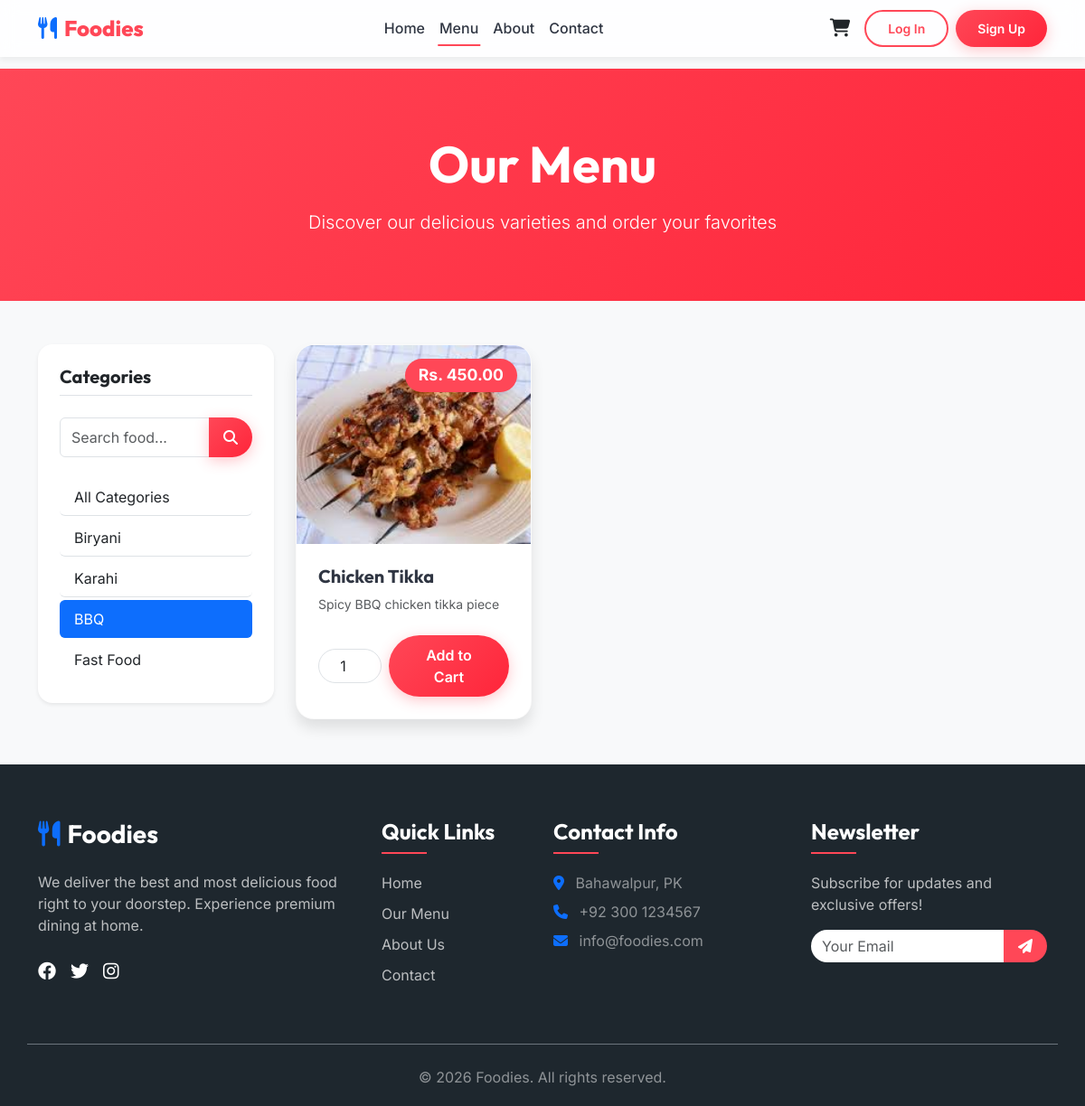
The page /menu.php?category=3 on the database its author committed.
### tables this page shows
CREATE TABLE IF NOT EXISTS categories (
    id INT AUTO_INCREMENT PRIMARY KEY,
    title VARCHAR(100) NOT NULL,
    image_name VARCHAR(255) NOT NULL,
    active ENUM('Yes', 'No') DEFAULT 'Yes'
);

CREATE TABLE IF NOT EXISTS foods (
    id INT AUTO_INCREMENT PRIMARY KEY,
    title VARCHAR(100) NOT NULL,
    description TEXT NOT NULL,
    price DECIMAL(10,2) NOT NULL,
    image_name VARCHAR(255) NOT NULL,
    category_id INT NOT NULL,
    active ENUM('Yes', 'No') DEFAULT 'Yes',
    FOREIGN KEY (category_id) REFERENCES categories(id) ON DELETE CASCADE
);

### menu.php (the view, shortened to what this page needs)
<?php include 'includes/header.php'; ?>
<?php include 'includes/navbar.php'; ?>
<div class="bg-primary text-white py-5 mb-5 text-center" style="background: linear-gradient(135deg, var(--primary-color), var(--primary-dark));">
    <div class="container py-4">
        <h1 class="display-4 fw-bold mb-3 brand-font">Our Menu</h1>
        <p class="lead mb-0">Discover our delicious varieties and order your favorites</p>
    </div>
</div>
<div class="container mb-5">
    <div class="row g-4">
        <div class="col-lg-3">
            <div class="card border-0 shadow-sm rounded-4 sticky-top" style="top: 100px;">
                <div class="card-body p-4">
                    <h5 class="fw-bold mb-4 border-bottom pb-2">Categories</h5>
                    <form action="menu.php" method="GET" class="mb-4">
                        <div class="input-group">
                            <input type="text" name="search" class="form-control" placeholder="Search food..." value="<?= isset($_GET['search']) ? htmlspecialchars($_GET['search']) : '' ?>">
                            <button class="btn btn-primary-custom px-3" type="submit" style="border-radius: 0 50px 50px 0;"><i class="fa-solid fa-search"></i></button>
                        </div>
                    </form>
                    <div class="list-group list-group-flush">
                        <a href="menu.php" class="list-group-item list-group-item-action d-flex justify-content-between align-items-center <?= !isset($_GET['category']) ? 'active bg-primary border-primary text-white' : 'text-dark' ?> rounded mb-1">
                            All Categories
                        </a>
                        <?php
                        $cat_sql = "SELECT id, title FROM categories WHERE active='Yes'";
                        $cat_res = @$conn->query($cat_sql);
                        if($cat_res && $cat_res->num_rows > 0):
                            while($cat = $cat_res->fetch_assoc()):
                                $activeClass = (isset($_GET['category']) && $_GET['category'] == $cat['id']) ? 'active bg-primary border-primary text-white' : 'text-dark';
                        ?>
                            <a href="menu.php?category=<?= $cat['id'] ?>" class="list-group-item list-group-item-action d-flex justify-content-between align-items-center <?= $activeClass ?> rounded mb-1">
                                <?= $cat['title'] ?>
                            </a>
                        <?php
                            endwhile;
                        endif;
                        ?>
                    </div>
                </div>
            </div>
        </div>
        <div class="col-lg-9">
            <div class="row g-4">
                <?php
                $food_sql = "SELECT * FROM foods WHERE active='Yes'";
                if(isset($_GET['category']) && is_numeric($_GET['category'])) {
                    $cat_id = $_GET['category'];
                    $food_sql .= " AND category_id = $cat_id";
                }
                $food_res = @$conn->query($food_sql);
                if($food_res && $food_res->num_rows > 0):
                    while($food = $food_res->fetch_assoc()):
                ?>
                <div class="col-md-6 col-xl-4">
                    <div class="food-card h-100">
                        <div class="food-img-container">
                            <div class="food-price-badge">Rs. <?= number_format($food['price'], 2) ?></div>
                            <img src="images/<?= $food['image_name'] ?>" class="food-img" alt="<?= $food['title'] ?>">
                        </div>
                        <div class="p-4 d-flex flex-column flex-grow-1">
                            <h4 class="brand-font mb-2 fs-5"><?= $food['title'] ?></h4>
                            <p class="text-muted small mb-4 flex-grow-1"><?= $food['description'] ?></p>
                            <form action="cart_action.php" method="POST" class="mt-auto">
                                <div class="d-flex align-items-center gap-2">
                                    <input type="number" name="qty" value="1" min="1" max="20" class="form-control text-center" style="width: 70px; border-radius: 50px;">
                                    <button type="submit" class="btn btn-primary-custom flex-grow-1">Add to Cart</button>
                                </div>
                            </form>
                        </div>
                    </div>
                </div>
                <?php
                    endwhile;
                endif; ?>
            </div>
        </div>
    </div>
</div>
<?php include 'includes/footer.php'; ?>

### css/style.css (style rules this page uses)
:root { --primary-color: #ff4757; --primary-dark: #ff253a; --secondary-color: #2f3542; --accent-color: #ffa502; --light-bg: #f8f9fa; --dark-bg: #1e272e; --text-dark: #2f3542; --text-light: #747d8c; --white: #ffffff; --glass-bg: rgba(255, 255, 255, 0.85); --glass-border: rgba(255, 255, 255, 0.2); --shadow-sm: 0 4px 6px rgba(0, 0, 0, 0.05); --shadow-md: 0 10px 15px rgba(0, 0, 0, 0.1); --shadow-lg: 0 20px 25px rgba(0, 0, 0, 0.15); --transition: all 0.3s cubic-bezier(0.25, 0.8, 0.25, 1); }
body { font-family: 'Inter', sans-serif; color: var(--text-dark); background-color: var(--light-bg); overflow-x: hidden; }
h1, h2, h3, h4, h5, h6, .brand-font { font-family: 'Outfit', sans-serif; font-weight: 700; }
.btn-primary-custom { background: linear-gradient(135deg, var(--primary-color), var(--primary-dark)); color: var(--white); border: none; border-radius: 50px; padding: 10px 25px; font-weight: 600; transition: var(--transition); box-shadow: 0 4px 15px rgba(255, 71, 87, 0.3); }
.food-card { background: var(--white); border-radius: 20px; overflow: hidden; box-shadow: var(--shadow-md); transition: var(--transition); border: 1px solid rgba(0,0,0,0.02); height: 100%; display: flex; flex-direction: column; }
.food-img-container { height: 220px; overflow: hidden; position: relative; }
.food-img { width: 100%; height: 100%; object-fit: cover; transition: transform 0.5s ease; }
.food-price-badge { position: absolute; top: 15px; right: 15px; background: var(--primary-color); color: var(--white); padding: 5px 15px; border-radius: 20px; font-weight: 700; font-size: 1.1rem; box-shadow: var(--shadow-sm); z-index: 2; }

### rows shown on the page
categories: title "Biryani"
categories: title "Karahi"
categories: title "BBQ"
categories: title "Fast Food"
foods: price "450.00", image_name (picture), title "Chicken Tikka", description "Spicy BBQ chicken tikka piece"
